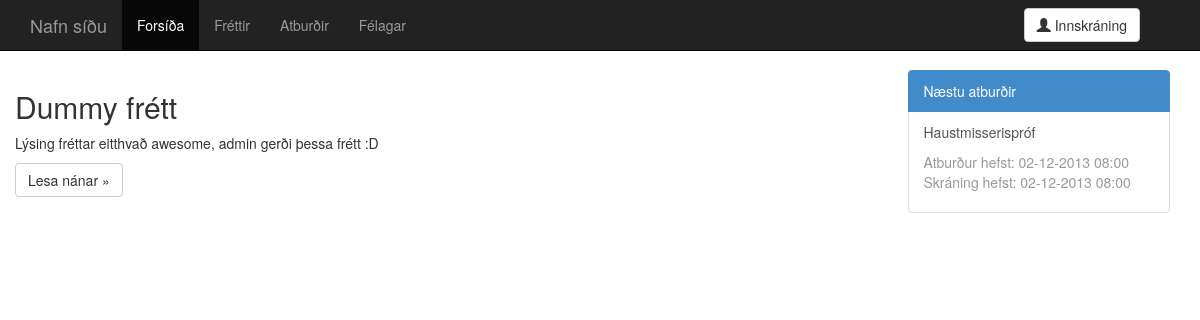
Before: / with the older database file.
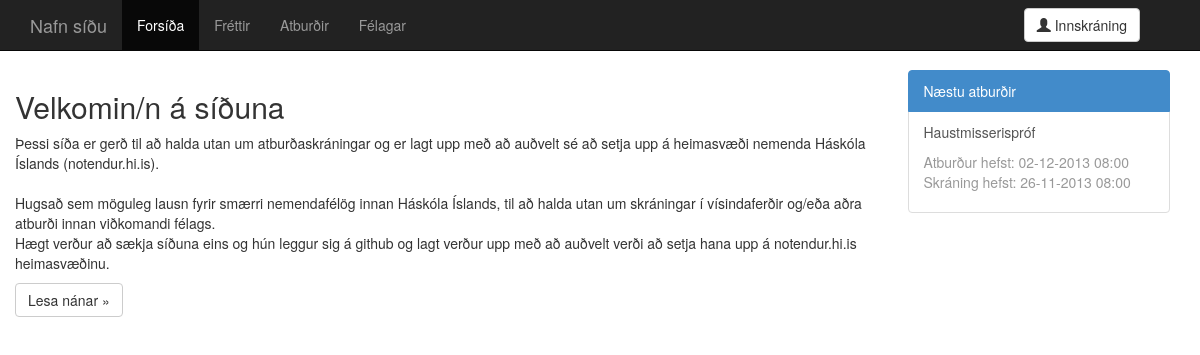
After: the same page with the newer database file.
### tables this page shows
CREATE TABLE 'news' (
  'news_id' integer NOT NULL,
  'title' text,
  'description' text,
  'date_created' integer,
  'date_edited' integer,
  'creator' integer,
  'last_editor' integer,
  PRIMARY KEY ('news_id')
);

CREATE TABLE 'events' (
  'event_id' integer NOT NULL,
  'title' text,
  'start' integer,
  'end' integer,
  'registration_start' integer,
  'registration_end' integer,
  'description' text,
  'location' text,
  'seats' integer,
  'date_created' integer,
  'date_edited' integer,
  'creator' integer,
  'last_editor' integer,
  PRIMARY KEY ('event_id')
);

### parts/index.recent.news.php (the view, shortened to what this page needs)
<?php
$query = $db->prepare("SELECT title,description,date_created,date_edited,creator,last_editor,news_id FROM news ORDER BY date_created LIMIT 0, 5;");
$query->execute();
$result = $query->fetchAll();
if (0 < count($result)) {
  foreach($result as $row_data) {
    $title = $row_data["title"];
    $description = nl2br($row_data["description"]);
    $news_id = $row_data["news_id"];
    echo <<<_END
            <div class="fretta_haldari">
              <h2>$title</h2>
              <p>$description</p>
              <p><a class="btn btn-default" href="news.single.php?id?id=$news_id" role="button">Lesa nánar &raquo;</a></p>
            </div>
_END;
  }
}
else {
  echo <<<_END
              <p>Engar fréttir skráðar.</p>
_END;
}
?>

### parts/index.sidebar.events.php (shortened to what this page needs)
<?php
$now = time();
$query = $db->prepare("SELECT title,start,end,registration_start,registration_end,description,location,seats,event_id FROM events WHERE end > :now ORDER BY start LIMIT 0, 5;");
$query->execute(array('now' => $now));
$result = $query->fetchAll();
if (0 < count($result)) {
  foreach($result as $row_data) {
    $title = $row_data["title"];
    $start = date("d-m-Y H:i", $row_data["start"]);
    $registration_start = date("d-m-Y H:i", $row_data["registration_start"]);
    $event_id = $row_data["event_id"];
    echo <<<_END
              <a href="event.php?id=$event_id" class="list-group-item">
                <p>$title</p>
                <p class="text-muted">
                  Atburður hefst: $start <br />
                  Skráning hefst: $registration_start
                </p>
              </a>
_END;
  }
}
else {
  echo <<<_END
              <li class="list-group-item">...</li>
_END;
}
?>

Changed rows visible on the page:
removed news: title "Dummy frétt", description "Lýsing fréttar eitthvað awesome, admin gerði þessa frétt :D"
added news: title "Velkomin/n á síðuna", description "Þessi síða er gerð til að halda utan um atburðaskráningar og er lagt upp með að auðvelt sé að setja upp á heimasvæði nemenda Háskóla Íslands (notendur.hi.is). Hugsað sem möguleg lausn fyrir smærri nemendafélög innan Háskóla Íslands, til að halda utan um skráningar í vísindaferðir og/eða aðra atburði innan viðkomandi félags. Hægt verður að sækja síðuna eins og hún leggur sig á github og lagt verður upp með að auðvelt verði að setja hana upp á notendur.hi.is heimasvæðinu."
changed events "Haustmisserispróf": registration_start "02-12-2013 08:00" → "26-11-2013 08:00"
